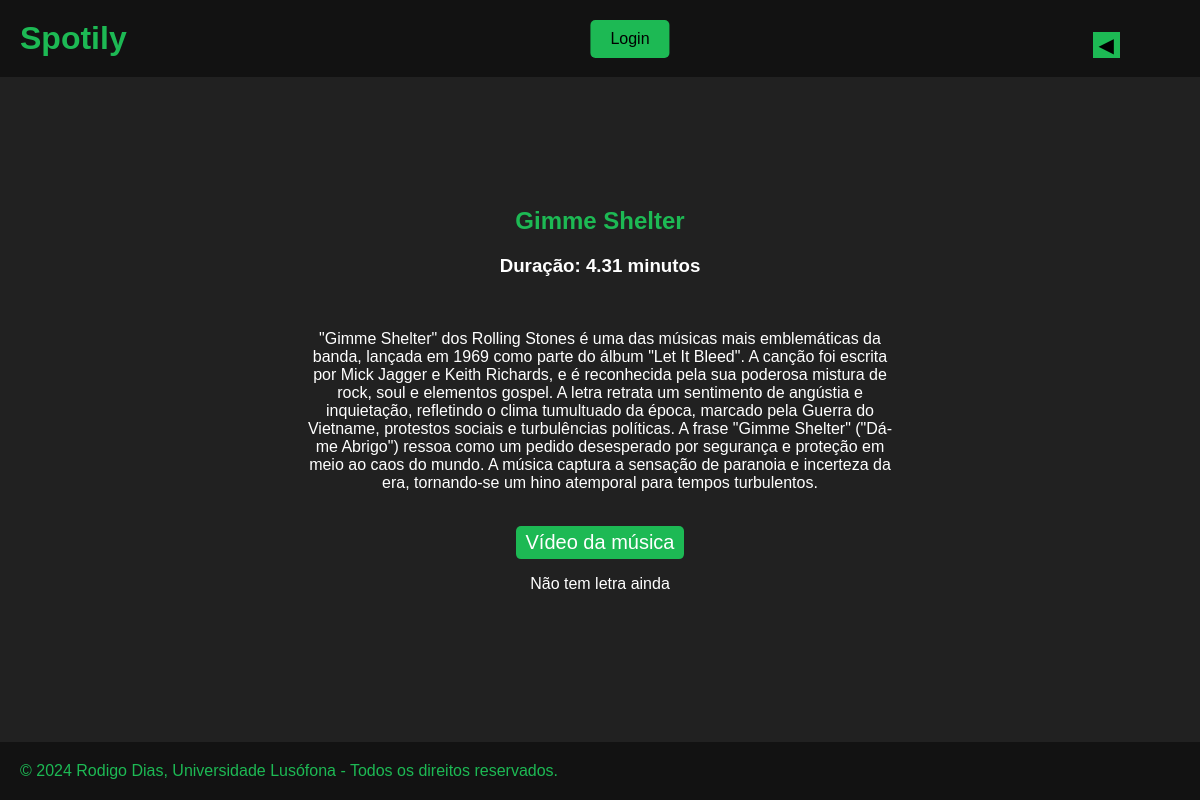
Page /bandas/musica/Gimme Shelter/ on the committed database.
### bandas/models.py (models this page shows, shortened)
class Musica(models.Model):
    nome = models.CharField(max_length=100)
    duracao = models.FloatField()
    descricao = models.TextField(default='')
    link = models.URLField(max_length=200,default='/default-url/')
    hit_da_semana = models.BooleanField(default=False)
    album = models.ForeignKey(Album, on_delete=models.CASCADE, related_name='musicas')
    letra = models.TextField(default='')

### bandas/views.py (the view)
# urls.py: path('musica/<str:nome>/', views.musica_view, name='musica'),
def musica_view(request,nome):
    home = Logo.objects.get(nome='Home')
    musica = Musica.objects.get(nome=nome)
    return render(request, "bandas/musica.html", {
        'home': home,
        'musica': musica
        })

### bandas/templates/bandas/musica.html (shortened to what this page needs)
{% extends "bandas/layout.html" %}
{% block content %}
    <div class="musica">
        <h1 class="titulo">{{musica.nome}}</h1>
        <h3>Duração: {{musica.duracao}} minutos</h2>
        <br>
        <p>{{musica.descricao}}</p>
        <br>
        <a href="{{musica.link}}">
            <button class="btn">Vídeo da música</button>
        </a>
        <br>
        {% if musica.letra %}
        <h3>Letra:</h3>
        <p>{{musica.letra}}</p>
        {% else %}
        <p>Não tem letra ainda</p>
        {% endif %}
    </div>
{% endblock %}

### bandas/templates/bandas/layout.html (style rules this page uses)
body { margin: 0px; padding: 0px; font-family: Arial, "Helvetica Neue", Helvetica, sans-serif; font-size: medium; background: #212121; }
a { text-decoration: none; }

### bandas/templates/bandas/musica.html (style rules this page uses)
.musica { position:absolute; top:50%; left:50%; transform: translate(-50%,-50%); width:50%; text-align: center; color: white; }
.titulo { color: #1db954; font-size: 24px; margin-bottom: 20px; }
.btn { padding: 5px 10px; font-size: 14px; background-color: #1db954; color: white; border: none; border-radius: 5px; cursor: pointer; margin: 0 5px; height:fit-content; font-size: 20px; }
a { text-decoration:none; }

### rows in the picture
Musica: nome "Gimme Shelter", duracao "4.31", descricao "\"Gimme Shelter\" dos Rolling Stones é uma das músicas mais emblemáticas da banda, lançada em 1969 como parte do álbum \"Let It Bleed\". A canção foi escrita por Mick Jagger e Keith Richards, e é reconhecida pela sua poderosa mistura de rock, soul e elementos gospel. A letra retrata um sentimento de angústia e inquietação, refletindo o clima tumultuado da época, marcado pela Guerra do Vietname, protestos sociais e turbulências políticas. A frase \"Gimme Shelter\" (\"Dá-me Abrigo\") ressoa como um pedido desesperado por segurança e proteção em meio ao caos do mundo. A música captura a sensação de paranoia e incerteza da era, tornando-se um hino atemporal para tempos turbulentos."
